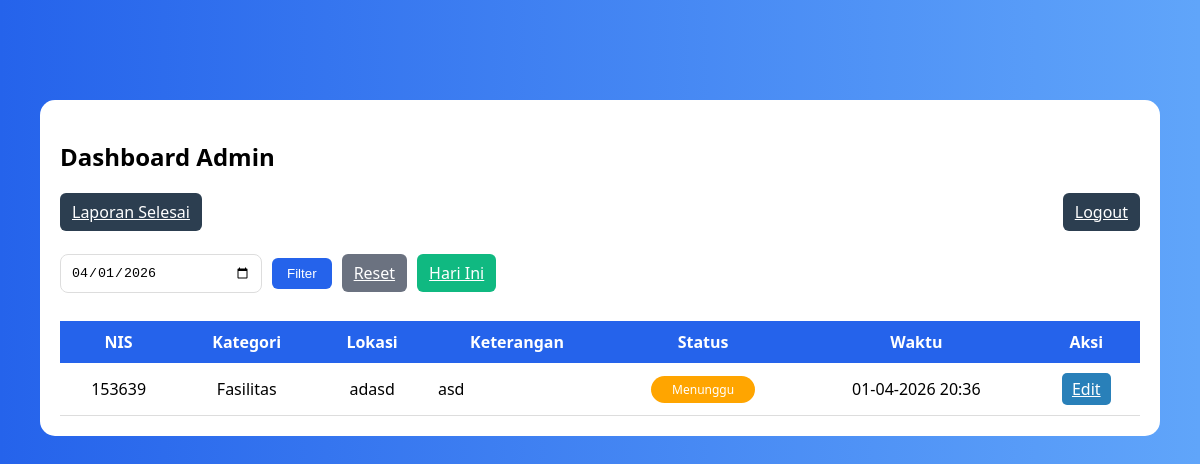
The page /dashboard.php?tanggal=2026-04-01 (signed in) on the database its author committed.
### tables this page shows
CREATE TABLE `input_aspirasi` (
  `id_pelaporan` int(5) NOT NULL,
  `nis` int(10) NOT NULL,
  `id_kategori` int(11) NOT NULL,
  `lokasi` varchar(50) NOT NULL,
  `ket` varchar(50) NOT NULL,
  `tanggal` datetime DEFAULT current_timestamp()
);

CREATE TABLE `siswa` (
  `nis` int(11) NOT NULL,
  `kelas` varchar(10) NOT NULL,
  `nama` varchar(100) DEFAULT NULL
);

CREATE TABLE `kategori` (
  `id_kategori` int(11) NOT NULL,
  `ket_kategori` varchar(30) NOT NULL
);

CREATE TABLE `aspirasi` (
  `id_aspirasi` int(11) NOT NULL,
  `status` enum('Menunggu','Proses','Selesai') NOT NULL,
  `id_pelaporan` int(11) NOT NULL,
  `feedback` text NOT NULL
);

### dashboard.php (the view, shortened to what this page needs)
<?php
include "db.php";
if(isset($_GET['tanggal']) && $_GET['tanggal'] != ''){
    $tgl = $_GET['tanggal'];
    $query = mysqli_query($conn, "
    SELECT * FROM input_aspirasi
    JOIN siswa ON input_aspirasi.nis = siswa.nis
    JOIN kategori ON input_aspirasi.id_kategori = kategori.id_kategori
    JOIN aspirasi ON input_aspirasi.id_pelaporan = aspirasi.id_pelaporan
    WHERE DATE(input_aspirasi.tanggal) = '$tgl'
    AND aspirasi.status != 'Selesai'
    ORDER BY input_aspirasi.tanggal DESC
    ");
}
?>
<!DOCTYPE html>
<html>
<head>
<link rel="stylesheet" href="style.css">
</head>
<body>
<div class="container">
<h2>Dashboard Admin</h2>
<div class="top-bar">
    <a href="selesai.php" class="btn-back">Laporan Selesai</a>
    <a href="logout.php" class="btn-back">Logout</a>
</div>
<form method="GET" class="filter-box">
    <div class="filter-group">
        <input type="date" name="tanggal" value="<?= isset($_GET['tanggal']) ? $_GET['tanggal'] : '' ?>">
        <button type="submit" class="btn-filter">Filter</button>
        <a href="dashboard.php" class="btn-reset">Reset</a>
        <a href="?tanggal=<?= date('Y-m-d') ?>" class="btn-today">Hari Ini</a>
    </div>
</form>
<table class="table">
<tr>
    <th>NIS</th>
    <th>Kategori</th>
    <th>Lokasi</th>
    <th>Keterangan</th>
    <th>Status</th>
    <th>Waktu</th>
    <th>Aksi</th>
</tr>
<?php while($data = mysqli_fetch_array($query)) { ?>
<tr class="klik-row" onclick="window.location='detail.php?id=<?= $data['id_pelaporan']; ?>'">
    <td><?= $data['nis']; ?></td>
    <td><?= $data['ket_kategori']; ?></td>
    <td><?= $data['lokasi']; ?></td>
    <td><?= $data['ket']; ?></td>
    <td>
        <span class="badge <?= $data['status']; ?>">
            <?= $data['status']; ?>
        </span>
    </td>
    <td><?= date('d-m-Y H:i', strtotime($data['tanggal'])); ?></td>
    <td>
        <a href="edit.php?id=<?= $data['id_pelaporan']; ?>"
           class="btn-edit"
           onclick="event.stopPropagation();">
           Edit
        </a>
    </td>
</tr>
<?php } ?>
</table>
</div>
</body>
</html>

### style.css (style rules this page uses)
body { font-family: 'Segoe UI', sans-serif; margin: 0; background: linear-gradient(to right, #2563eb, #60a5fa); }
input, textarea, select { width: 100%; padding: 10px; margin: 8px 0; border-radius: 8px; border: 1px solid #ddd; }
button { width: 100%; padding: 10px; background: #2563eb; color: white; border: none; border-radius: 8px; cursor: pointer; }
.container { width: 90%; margin: 30px auto; background: white; padding: 20px; border-radius: 15px; }
.table { width: 100%; border-collapse: collapse; }
.table th { background: #2563eb; color: white; padding: 10px; }
.table td { padding: 10px; border-bottom: 1px solid #ddd; }
.badge { padding: 5px 10px; border-radius: 20px; color: white; font-size: 12px; }
.badge.Menunggu { background: orange; }
.btn-back { background: #2c3e50; color: white; padding: 8px 12px; border-radius: 5px; }
.btn-edit { background: #2980b9; color: white; padding: 5px 10px; border-radius: 5px; }
.klik-row { cursor: pointer; }
.filter-box { margin-bottom: 15px; }
.filter-box { margin-bottom: 20px; }
.filter-group { display: flex; align-items: center; gap: 10px; flex-wrap: wrap; }
.filter-group input { width: 180px; }
.btn-filter { background: #2563eb; padding: 8px 15px; border-radius: 6px; color: white; border: none; cursor: pointer; width: auto; }
.btn-reset { background: #6b7280; padding: 8px 12px; border-radius: 6px; color: white; }
.btn-today { background: #10b981; padding: 8px 12px; border-radius: 6px; color: white; }
.top-bar { display: flex; justify-content: space-between; margin-bottom: 15px; }
.btn-back { background: #2c3e50; padding: 8px 12px; border-radius: 6px; color: white; }
.container { max-width: 1100px; margin: 30px auto; overflow-x: auto; }
.container { max-width: 1200px; margin: 30px auto; overflow-x: auto; }
.table { width: 100%; }
.table td, .table th { padding: 10px; text-align: center; white-space: nowrap; }
.table td:nth-child(4) { white-space: normal; max-width: 300px; text-align: left; }
.badge { display: inline-block; padding: 5px 12px; border-radius: 20px; white-space: nowrap; }
.table td, .table th { word-wrap: break-word; white-space: normal; text-align: center; }
.table td:nth-child(4) { text-align: left; max-width: 250px; }
.badge { display: inline-block; min-width: 80px; text-align: center; }
.btn-edit { display: inline-block; }
body { margin: 0; padding-top: 70px; }

### rows shown on the page
input_aspirasi: nis.nis "153639", id_kategori.ket_kategori "Fasilitas", lokasi "adasd", ket "asd", aspirasi.status "Menunggu", tanggal "01-04-2026 20:36"
